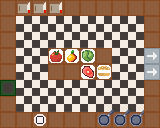

This is a level from a 2D game, rendered from its Tiled map with the project's own tilesets. A one-line summary and the map file follow, with tile-layer data summarised:
An orthogonal 10x8 tile map with 16x16 px tiles, 1 tile layer (Kitchen) and 12 objects (Worktop, Chopping, Pan, Tomato, Onion, ...).

<map version="1.9" tiledversion="1.9.2" orientation="orthogonal" renderorder="right-down" width="10" height="8" tilewidth="16" tileheight="16" infinite="0" nextlayerid="23" nextobjectid="39">
 <tileset firstgid="1" name="kitchen tile" tilewidth="16" tileheight="16" tilecount="15" columns="3">
  <image source="Tile_set.png" width="48" height="80" />
  <tile id="0">
   <objectgroup draworder="index" id="2">
    <object id="3" name="Worktop" x="0" y="0" width="16" height="16" />
   </objectgroup>
  </tile>
  <tile id="1">
   <objectgroup draworder="index" id="2">
    <object id="1" name="Chopping" x="0" y="0" width="16" height="16" />
   </objectgroup>
  </tile>
  <tile id="2">
   <objectgroup draworder="index" id="2">
    <object id="1" name="Pan" x="0" y="0" width="16" height="16" />
   </objectgroup>
  </tile>
  <tile id="3">
   <objectgroup draworder="index" id="2">
    <object id="1" name="Tomato" x="0" y="0" width="16" height="16" />
   </objectgroup>
  </tile>
  <tile id="4">
   <objectgroup draworder="index" id="2">
    <object id="1" name="Onion" x="0" y="0" width="16" height="16" />
   </objectgroup>
  </tile>
  <tile id="5">
   <objectgroup draworder="index" id="2">
    <object id="1" name="Lettuce" x="0" y="0" width="16" height="16" />
   </objectgroup>
  </tile>
  <tile id="6">
   <objectgroup draworder="index" id="2">
    <object id="1" name="Steak" x="0" y="0" width="16" height="16" />
   </objectgroup>
  </tile>
  <tile id="7">
   <objectgroup draworder="index" id="2">
    <object id="1" name="Buns" x="0" y="0" width="16" height="16" />
   </objectgroup>
  </tile>
  <tile id="8">
   <objectgroup draworder="index" id="2">
    <object id="1" name="Pan2" x="0" y="0" width="16" height="16" />
   </objectgroup>
  </tile>
  <tile id="12">
   <objectgroup draworder="index" id="2">
    <object id="1" name="Plate" x="0" y="0" width="16" height="16" />
   </objectgroup>
  </tile>
  <tile id="13">
   <objectgroup draworder="index" id="2">
    <object id="1" name="Bin" x="0" y="0" width="16" height="16" />
   </objectgroup>
  </tile>
  <tile id="14">
   <objectgroup draworder="index" id="2">
    <object id="1" name="Service" x="0" y="0" width="16" height="16" />
   </objectgroup>
  </tile>
 </tileset>
 <layer id="22" name="Kitchen" width="10" height="8">
  <data>[80 cells, 80 non-empty, 15 distinct tile ids]</data>
 </layer>
</map>
